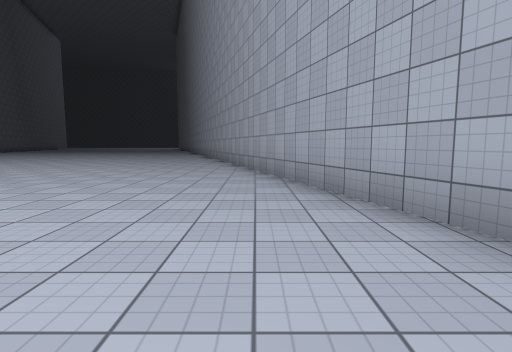
View 1 (above)

16 first-person views from a walk through a Unity game level. The camera is 1.3 m above the floor, tilts 6° down and sees 80° across. The floor is counted in squares, 2 m on a side. Each view is taken from the middle of a square. On the plan, view 1 faces up. The plan holds only what a view shows up to about 10 squares ahead; the rest is blank. The place goes on beyond the plan. Some animated figures are left out. Surface patterns are stand-ins for the level's own textures.

View 2
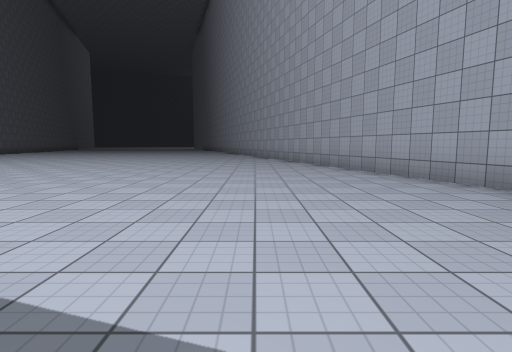

View 3
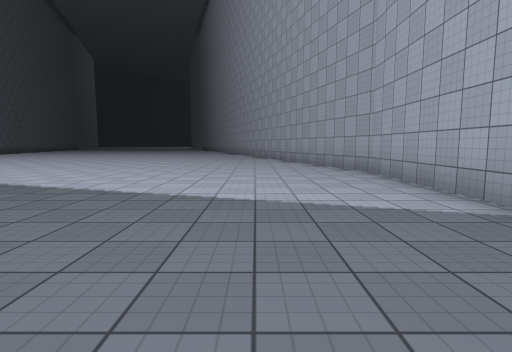

View 4
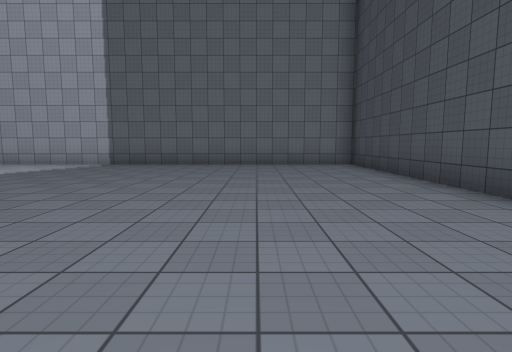

View 5
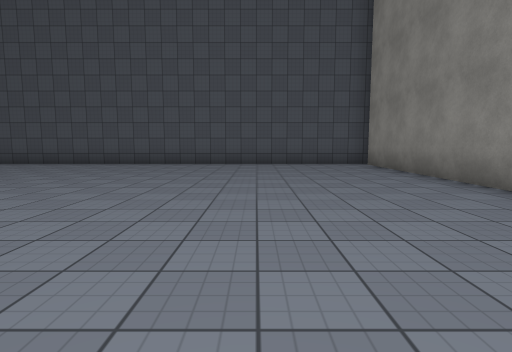

View 6
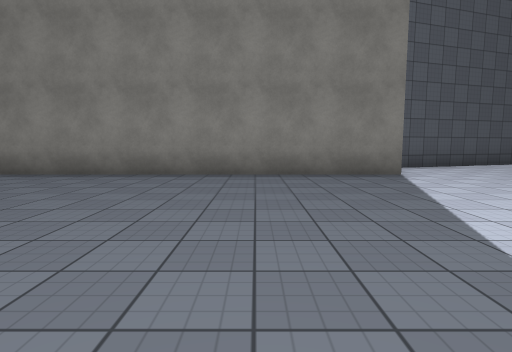

View 7
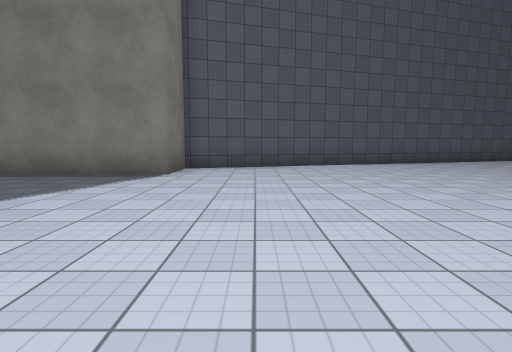

View 8
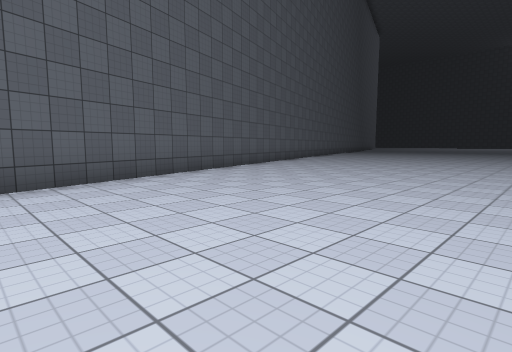

View 9
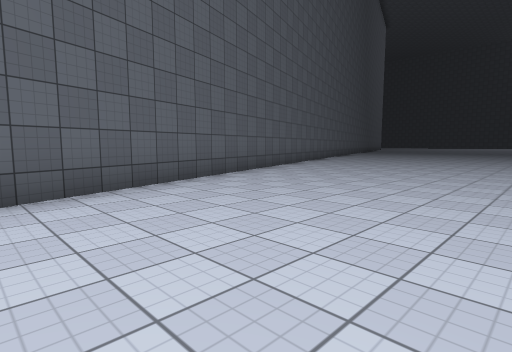

View 10
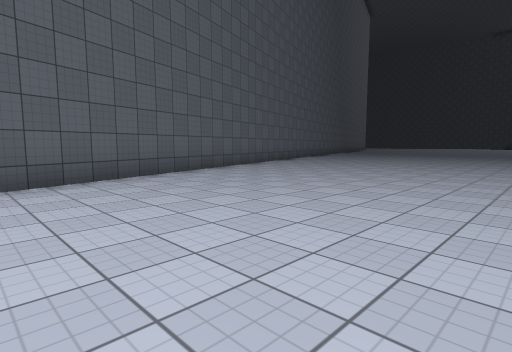

View 11
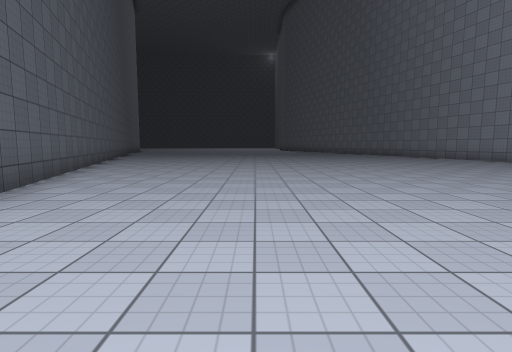

View 12
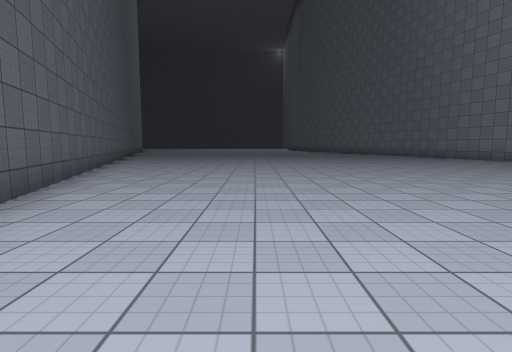

View 13
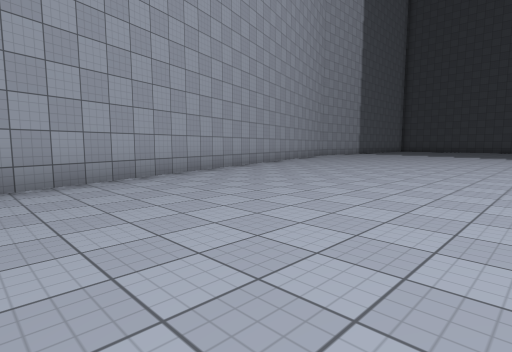

View 14
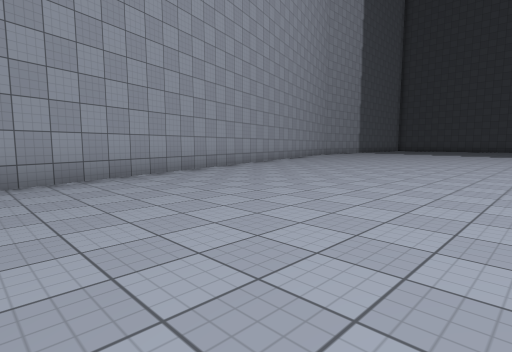

View 15
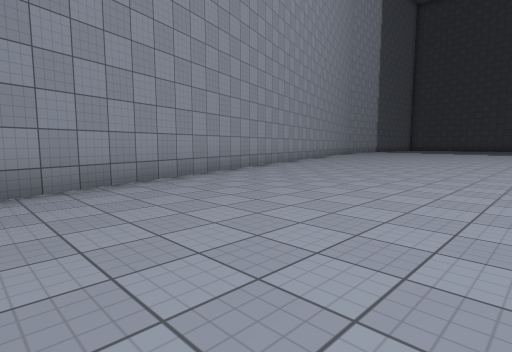

View 16
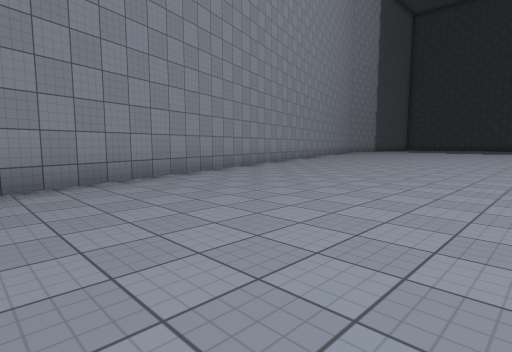

### Floor plan
Points are (right, up) in squares from view 1. A wall is a line through its corners. A room is listed if a view was taken in it or the views show most of it. See-through windows are left out.
Room 1 (views 1, 2, 3, 4, 5, 6, 7, 8, 9, 10, 11, 12, 13, 14, 15, 16)
walls: (2.7, -1.1) (-4.1, 20.6); (-10.7, -13) (2.6, -13) (2.6, -1); (-18.9, 21.1) (-12.1, -0.9) (-10.5, -0.9) (-10.5, -12.6)

Where each view was taken, in squares from view 1:
view 1: 0 up, 0 right, facing up
view 2: 5 down, 1 left, facing up
view 3: 8 down, 0 right, facing up
view 4: 10 down, 7 left, facing right
view 5: 3 down, 7 left, facing down
view 6: 4 down, 4 left, facing left
view 7: 1 up, 4 left, facing left
view 8: 2 up, 8 left, facing up-left
view 9: 5 up, 10 left, facing up-left
view 10: 9 up, 10 left, facing up-left
view 11: 9 up, 13 left, facing up
view 12: 11 up, 14 left, facing up
view 13: 14 up, 7 left, facing down-right
view 14: 16 up, 8 left, facing down-right
view 15: 19 up, 8 left, facing down-right
view 16: 21 up, 9 left, facing down-right
